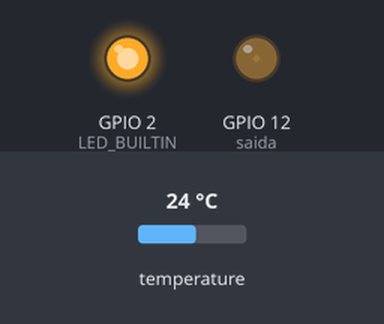
The sketch below on a simulated ESP8266 (NodeMCU). Shown: output pins drawn as LEDs (lit = HIGH, except the on-board LED, lit = LOW). The inputs (shaded band) are chosen by the test bench; at power-on: temperature 24 °C.

Above: at 11.2 s.
11.3 s: temperature set to 12 °C
At 19.8 s:
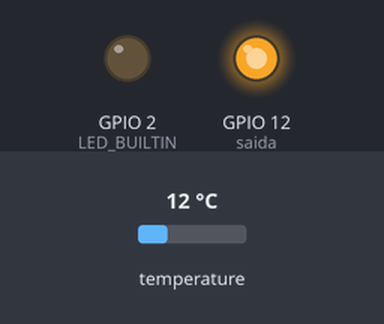
20.1 s: temperature set to 28 °C
At 28.3 s:
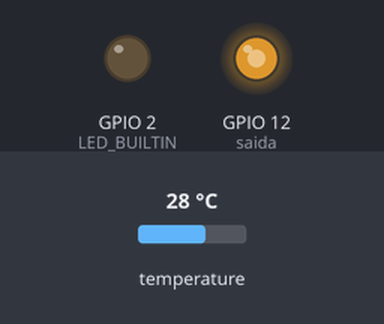
28.7 s: temperature set to 9 °C
45.9 s: temperature set to 19 °C
At 53.4 s:
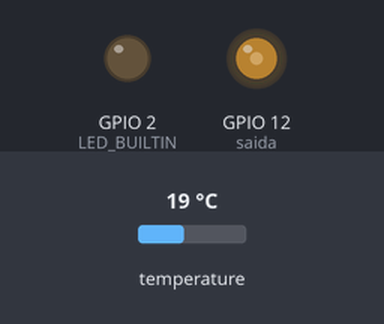
Timing chart, 0 to 54.9 s (numbered marks = the images above; inputs shaded):
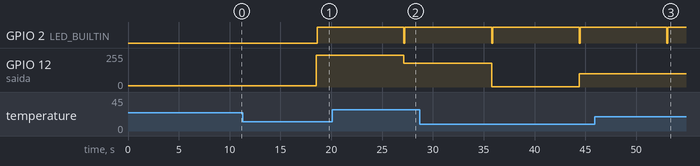

Measured:
- after the input at 11.3 s, GPIO 12 (saida): 10/255 → 240/255 after 7.2 s
- after the input at 20.1 s, GPIO 12 (saida): 240/255 → 179/255 after 7.0 s
- after the input at 45.9 s, GPIO 2 (LED_BUILTIN): HIGH → LOW after 7.1 s, → HIGH 0.10 s later
- by itself, GPIO 2 (LED_BUILTIN): alternates HIGH for 8.5 s and LOW for 0.10 s

The sketch:

estufa.ino
```cpp
//https://4.bp.blogspot.com/-8ez2w_os0sA/WudzMs5oOWI/AAAAAAAAChU/Hsgg7Yf9vNou9NRjWW4LsFoFuzvZ9lI2gCLcBGAs/s1600/7.png
//esptool.py --chip ESP8266 --port /dev/ttyUSB1 --baud 115200 --before default_reset --after hard_reset  write_flash --flash_mode dio --flash_freq 40m --flash_size 4MB-c1  --no-compress 0x0 est.bin

//sudo chmod 666 /dev/ttyUSB0

#include <OneWire.h>           //BIBLIOTECA NECESSÁRIA PARA O DS18B20
#include <DallasTemperature.h> //BIBLIOTECA NECESSÁRIA PARA O DS18B20

#define DS18B20 4
#define saida 12

OneWire ourWire(DS18B20);            //CONFIGURA UMA INSTÂNCIA ONEWIRE PARA SE COMUNICAR COM DS18B20
DallasTemperature sensors(&ourWire); //PASSA A TEMPERATURA PARA O DallasTemperature

#include <ThingerESP8266.h>

#define USERNAME "wfasolo"
#define DEVICE_ID "Estufa"
#define DEVICE_CREDENTIAL "@#lucas"

ThingerESP8266 thing(USERNAME, DEVICE_ID, DEVICE_CREDENTIAL);

float kp = 250,
      ki = 50,
      kd = 200,
      p = 0,
      i = 0,
      d = 0,
      pid = 0,
      erro = 0,
      tempo = 99,
      t_env = 0,
      dt = 5,
      temp_ant = 25,
      temp = 30,
      valor = 0,
      pwm = 10,
      setpoint = 35;

void setup()
{
  pinMode(LED_BUILTIN, OUTPUT);
  analogWrite(saida, pwm);
  delay(10000);
  pwm = 500;
  yield();

  sensors.begin(); // INICIA O SENSOR DS18B20

  thing.add_wifi("LAB", "@@lucas@@");

  thing["Parametros"] >> [](pson & out) {
    out["Temp"] = temp;
    out["PWM"] = pwm;
    out["P"] = p;
    out["I"] = i;
    out["D"] = d;
  };
  thing["PID"] << [](pson & in) {
    if (in.is_empty())
    {
      in["Setpoint"] = setpoint;
      in["KP"] = kp;
      in["KI"] = ki;
      in["KD"] = kd;
    }
    else
    {
      setpoint = in["Setpoint"];
      kp = in["KP"];
      ki = in["KI"];
      kd = in["KD"];
    }
  };
}

void loop()
{
  temp = media();

  if (millis() / 1000 - t_env >= 9 || abs(temp - temp_ant) >= 0.05)
  {
    t_env = millis() / 1000;
    {
      temp_ant = temp;
      controle();
      testePWM();
      enviar();
      yield();
      digitalWrite(LED_BUILTIN, LOW);

    }
  }
  analogWrite(saida, pwm);
  delay(100);
  yield();
  digitalWrite(LED_BUILTIN, HIGH);


}

void enviar()
{
  // enviar dados
  thing.stream(thing["Parametros"]);
  thing.handle();
}

// --- Função média ---
float media()

{
  int cm = 0;
  valor = 0;


  for (int im = 0; im <= 10; im++)
  {
    sensors.requestTemperatures(); //REQUISITA A TEMPERATURA DO SENSOR
    float tp = sensors.getTempCByIndex(0);
    if (tp != -127)
    {
      valor += tp;
      cm++;
    }
    delay(10);
  }
  valor = valor / cm;
  yield();
  return valor;
}

// --- Funcao teste do PWM ---
float testePWM()
{
  if (pwm >= 1022)
  {
    pwm = 900;
    p, i, d = 0;
  }
  else if (pwm <= 0)
  {
    pwm = 100;
    p, i, d = 0;
  }
}

// --- Função controle ---
void controle()
{
  erro = ((setpoint - temp) / (setpoint));
  dt = (millis() - tempo) / 1000;
  tempo = millis();
  p = (setpoint * kp * erro) / 100;
  i = (setpoint * (ki * erro) * dt) / 100;
  d += (setpoint * (kd * erro) / dt) / 100;
  pid = p + i + d;

  pwm = pwm - pid, 0;
}
```
